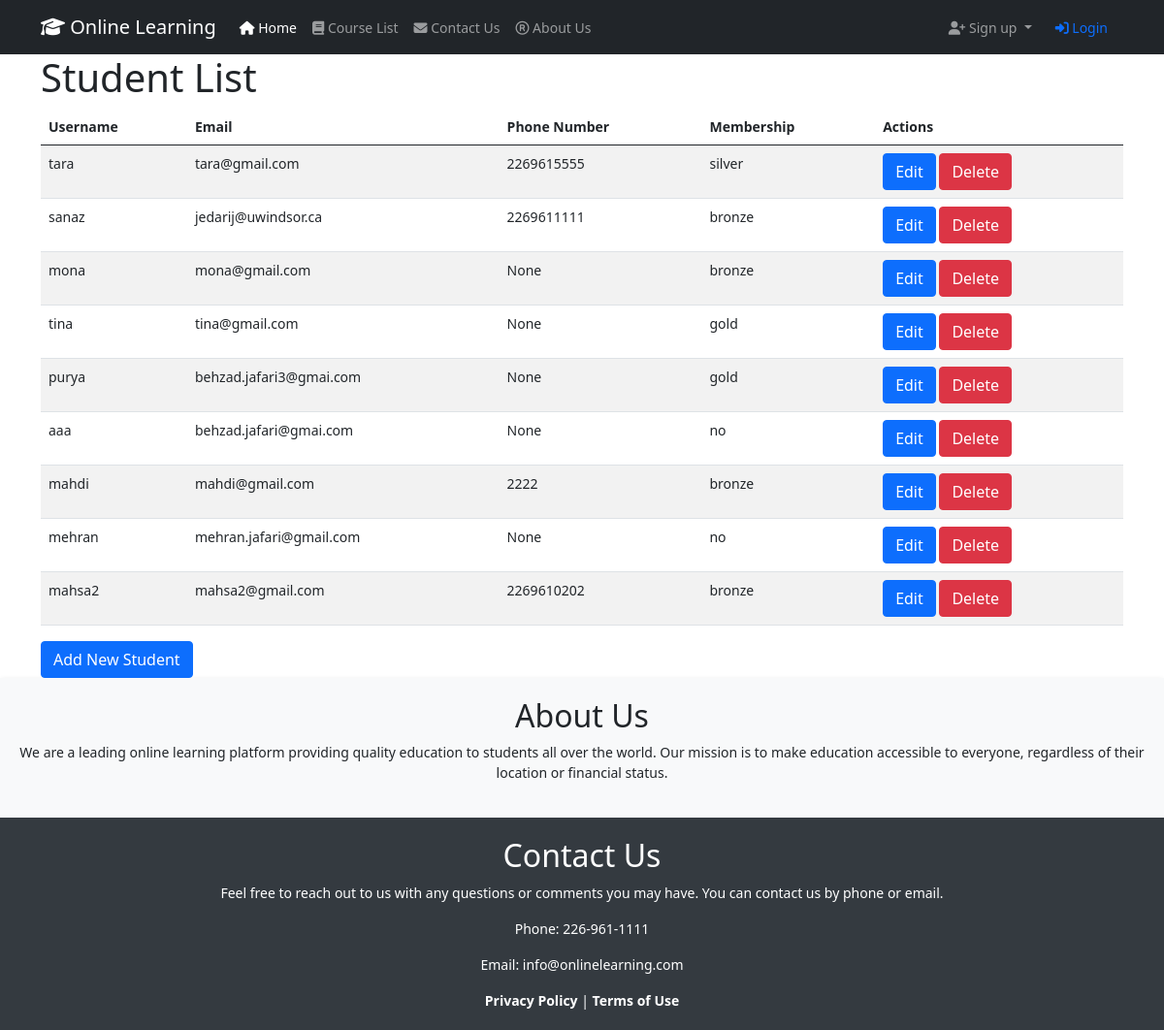
/students/, run on an earlier commit of the app's database.
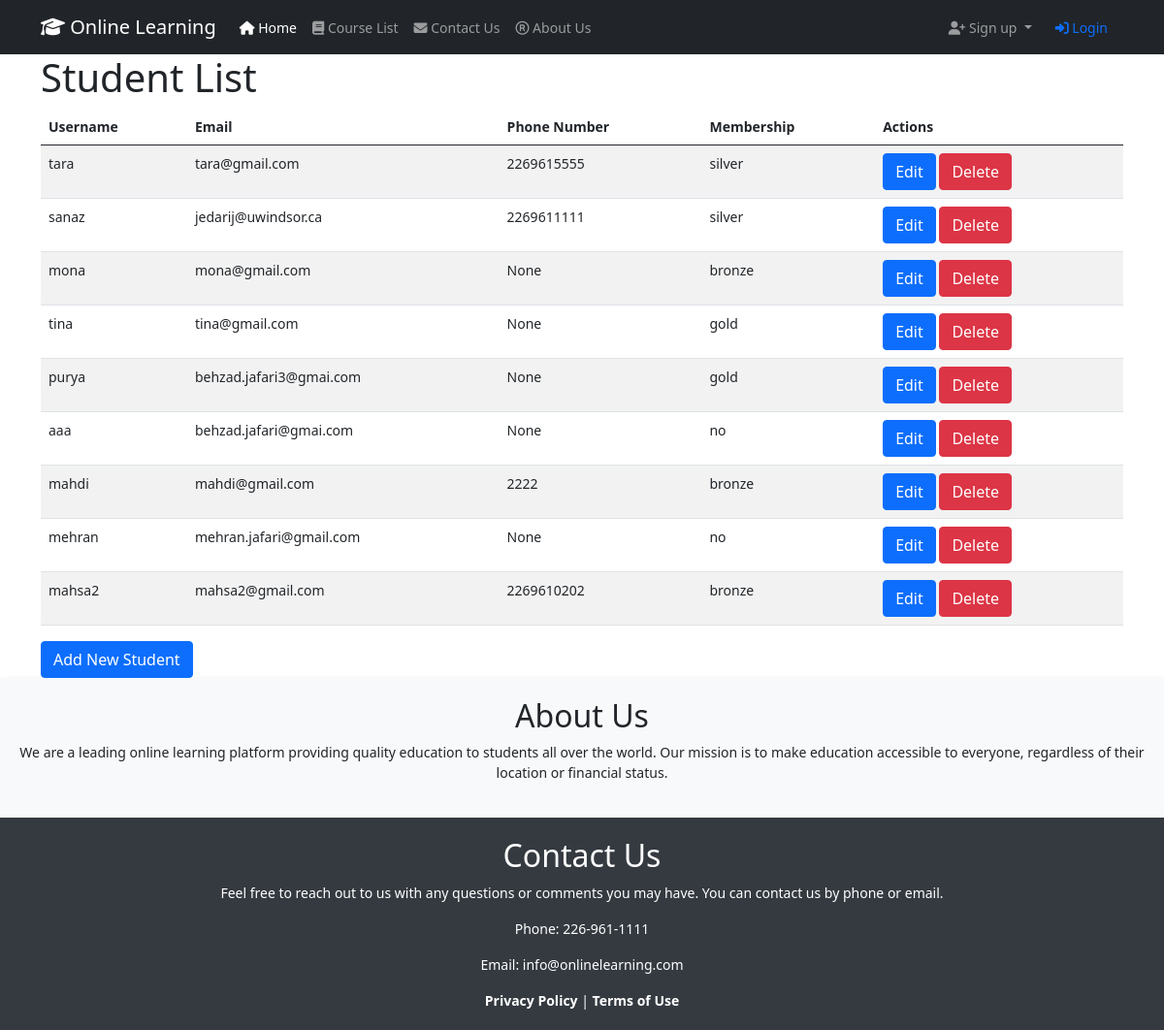
And on a later commit of the database.
### WhiteboardApp/models.py (models this page shows, shortened)
class Student(models.Model):
    user = models.OneToOneField(User, on_delete=models.CASCADE, related_name='student')
    profile_picture = models.ImageField(upload_to='profile_pictures/', null=True, blank=True)
    bio = models.TextField(blank=True)
    date_of_birth = models.DateField(null=True, blank=True)
    address = models.CharField(max_length=255, blank=True)
    website = models.URLField(blank=True)
    phone_number = models.CharField(max_length=15, null=True, blank=True)
    courses_enrolled = models.ManyToManyField(Course, through='Enrollment')
    membership = models.ForeignKey(Membership, on_delete=models.SET_NULL, null=True, default=0)
    additional_data = models.JSONField(blank=True, null=True)
    class Meta:
        db_table = 'WhiteboardApp_student'
        verbose_name = 'student'
        verbose_name_plural = 'students'

class Membership(models.Model):
    MEMBERSHIP_CHOICES = (
        ('no', 'No-Membership'),
        ('gold', 'Gold'),
        ('silver', 'Silver'),
        ('bronze', 'Bronze'),
    )
    name = models.CharField(max_length=100, choices=MEMBERSHIP_CHOICES)
    description = models.TextField()
    price = models.DecimalField(max_digits=8, decimal_places=2)
    benefits = models.TextField()

### WhiteboardApp/views.py (the view)
# urls.py: path('students/', views.student_list, name='student-list'),
def student_list(request):
    students = Student.objects.all()
    return render(request, 'StudentTemplates/student_list.html', {'students': students})

### templates/StudentTemplates/student_list.html (shortened to what this page needs)
{% extends 'base.html' %}
{% block content %}
  <h1>Student List</h1>
      <table class="table table-striped table-hover">
    <thead>
      <tr>
        <th>Username</th>
        <th>Email</th>
        <th>Phone Number</th>
        <th>Membership</th>
        <th>Actions</th>
      </tr>
    </thead>
    <tbody>
      {% for student in students %}
      <tr>
        <td>{{ student.user.username}}</td>
        <td>{{ student.user.email }}</td>
        <td>{{ student.phone_number }}</td>
        <td>{{ student.membership.name }}</td>
        <td>
            <a href="{% url 'WhiteboardApp:student-update' student.pk %}" class="btn btn-primary">Edit</a>
            <a href="{% url 'WhiteboardApp:student-update' student.pk %}" class="btn btn-danger">Delete</a>
        </td>
      </tr>
      {% endfor %}
    </tbody>
  </table>
  <a href="{% url 'WhiteboardApp:student-create' %}" class="btn btn-primary">Add New Student</a>
{% endblock %}

What changed in the data, as far as the page shows it:
changed Student "sanaz": membership.name "bronze" → "silver"
